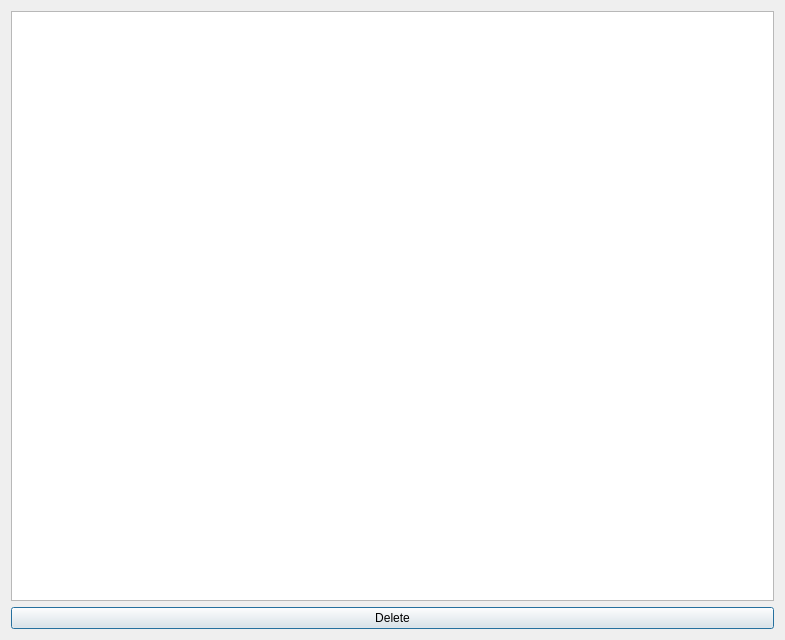
<?xml version="1.0" encoding="UTF-8"?>
<ui version="4.0">
 <class>DeleteParsedReferences</class>
 <widget class="QDialog" name="DeleteParsedReferences">
  <property name="geometry">
   <rect>
    <x>0</x>
    <y>0</y>
    <width>785</width>
    <height>640</height>
   </rect>
  </property>
  <property name="windowTitle">
   <string>Delete Parsed References</string>
  </property>
  <layout class="QGridLayout" name="gridLayout">
   <item row="0" column="0">
    <layout class="QVBoxLayout" name="verticalLayout">
     <item>
      <widget class="QTableView" name="tableView"/>
     </item>
     <item>
      <widget class="QPushButton" name="pushButton">
       <property name="text">
        <string>Delete</string>
       </property>
      </widget>
     </item>
    </layout>
   </item>
  </layout>
 </widget>
 <resources/>
 <connections/>
</ui>
